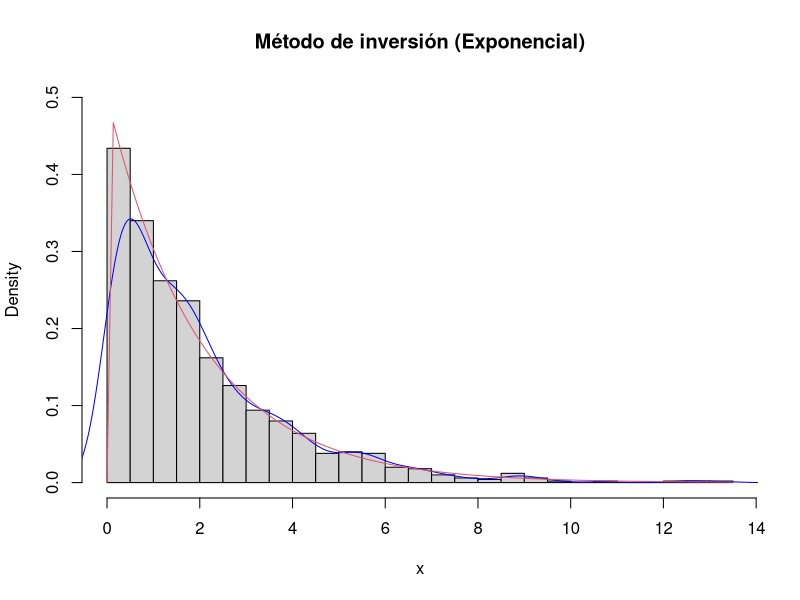
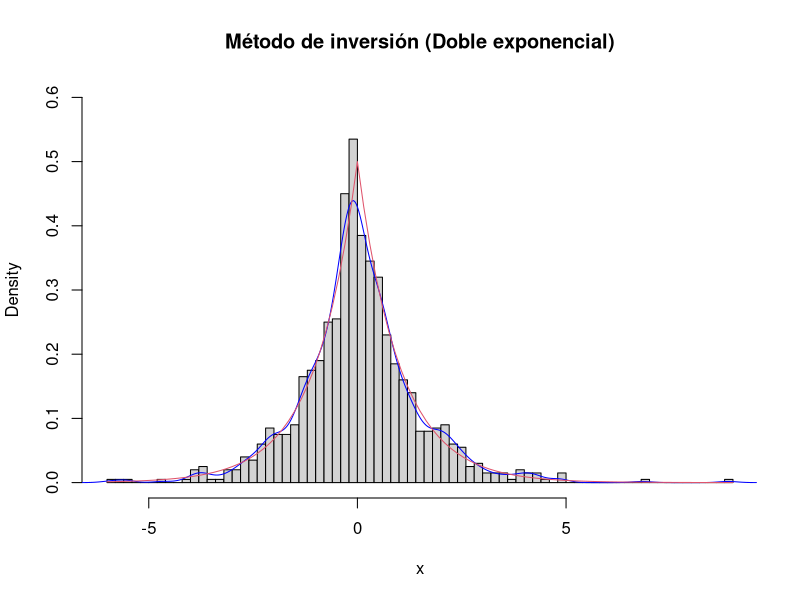
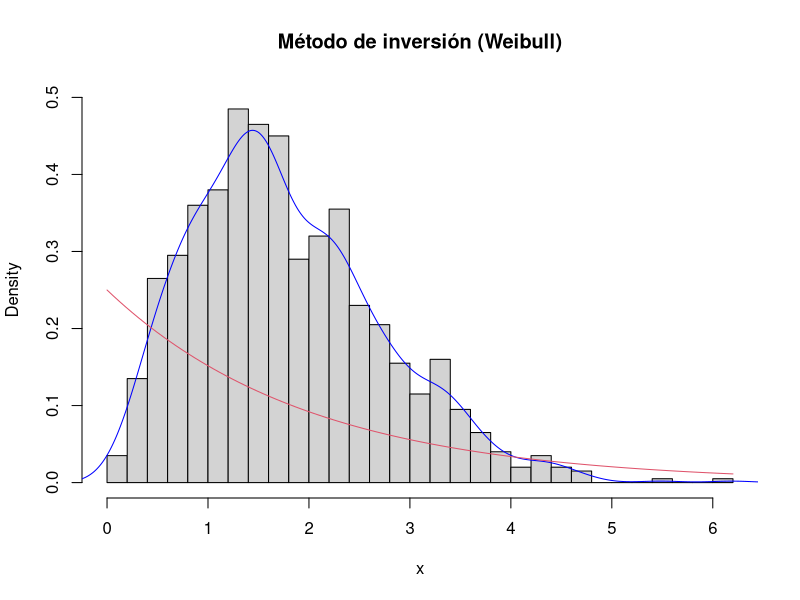
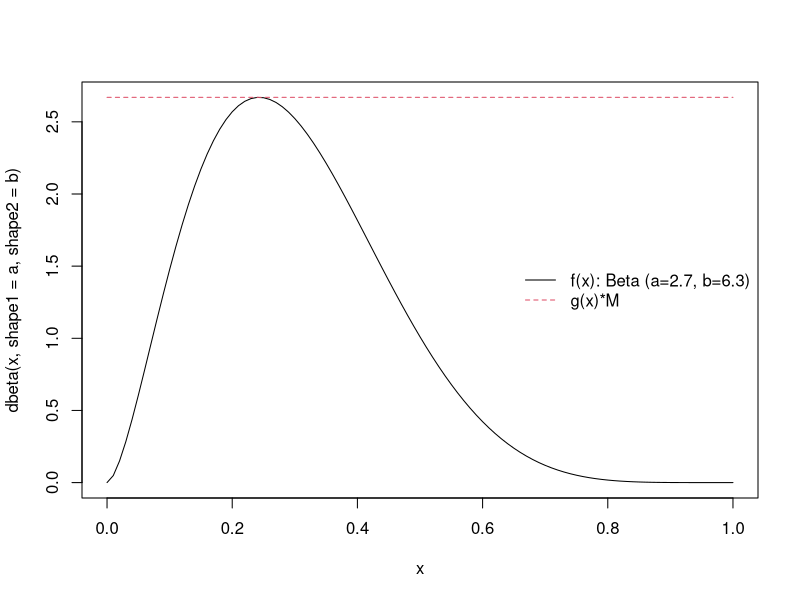
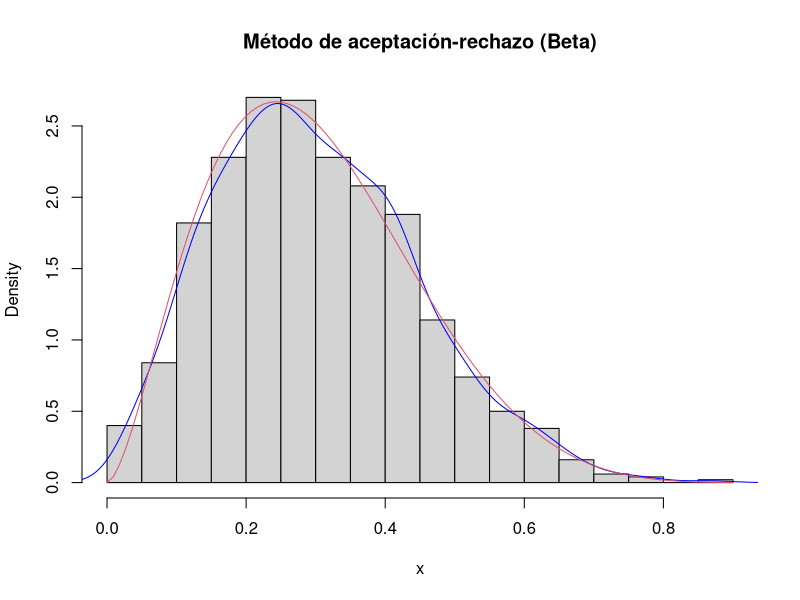
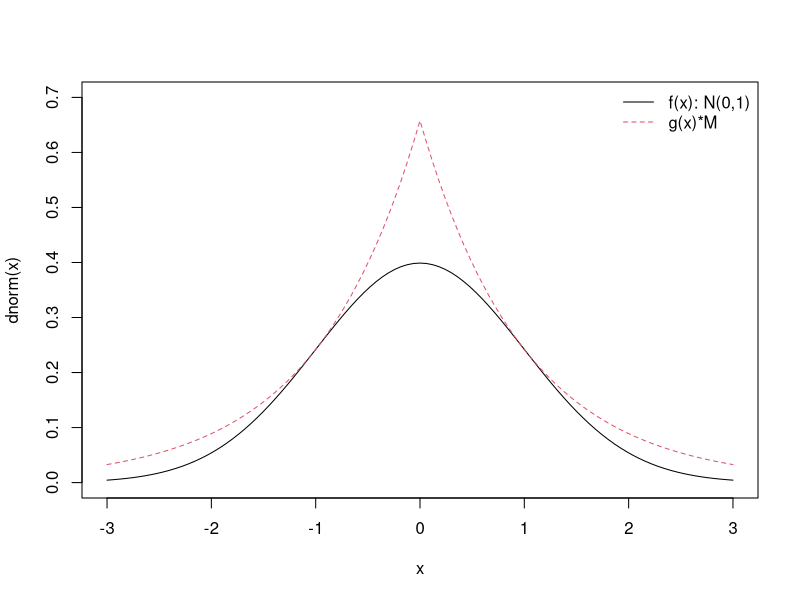
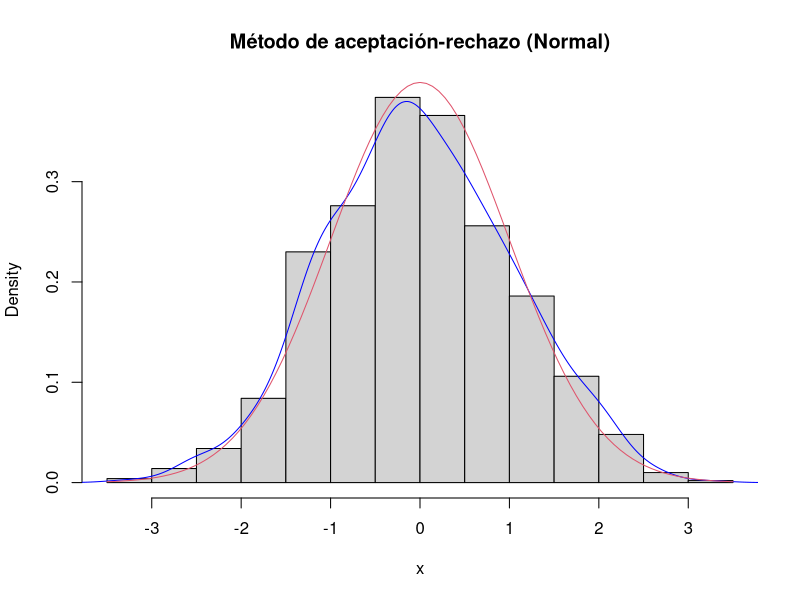
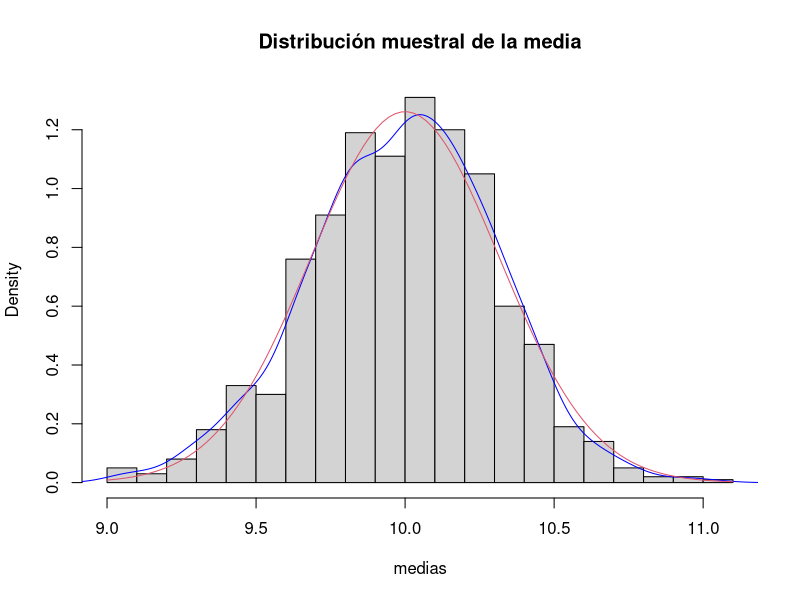

Reproduce these figures in R, in order.
# Simulación de Variables Aleatorias

# 5.5.1 Método de inversión
#

# --------------------------------------------------------------------------------
# Eg

# F(x) = 1-exp(-\lambda x), x>= 0
# u = F^-1 (x) ==> x = F^-1(u) = - frac{log(1-5)}{\lambda}

n <- 1000
set.seed(1)
u <- runif(n)
lambda <- 0.5
x <- -log(u) / lambda
x[1:10]

# Comprobamos que es una exponencial con lambda 0.5
hist(x,
    freq = FALSE, breaks = "FD", main = "Método de inversión (Exponencial)",
    ylim = c(0, 0.5)
)
lines(density(x), col = "blue")
curve(dexp(x, rate = lambda), add = TRUE, col = 2)

# Comprobamos con Kolmogorov - Smirnov:
ks.test(x, pexp, rate = lambda)

# --------------------------------------------------------------------------------
# Eg
# Generamos desde una doble exp/de Cauchy
# f(x) = \l/2exp(-\|x|) ==>
# F(x) = \{
# x<0 -> exp(\l/x)/2
# x>0 -> 1-exp(\l/x)/2
# }
ddexp <- function(x, lambda) lambda * exp(-lambda * abs(x)) / 2
rddexp <- function(n, lambda) {
    u <- runif(n)
    x <- ifelse(u < 0.5,
        log(2 * u) / lambda,
        -log(2 * (1 - u)) / lambda # este ifelse es la F^-1(u)
    )
    return(x)
}

n <- 1000
set.seed(1)
lambda <- 1
x <- rddexp(n, lambda)
x[1:10]

hist(x,
    freq = FALSE, breaks = "FD", ylim = c(0, 0.6),
    main = "Método de inversión (Doble exponencial)"
)
lines(density(x), col = "blue")
curve(ddexp(x, lambda), add = TRUE, col = 2)

# la función de distribución de la doble exponencial
pddexp <- function(x, lambda) {
    x <- ifelse(x < 0,
        exp(lambda * x) / 2,
        1 - exp(-lambda * x) / 2
    )
    return(x)
}
# pasamos la función como argumento a ks.test()
ks.test(x, pddexp, lambda = lambda)

# --------------------------------------------------------------------------------
# EG Weibull
# F(x) = 1-exp(l(\l/x)^\alpha)

f <- function(x, lambda, alpha) {
    alpha * lambda^alpha * x^(alpha - 1) * exp(-(lambda * x)^alpha)
}

rweib <- function(n, lambda, alpha) {
    u <- runif(n)
    x <- (-log(1 - u))^(1 / alpha) / lambda
    return(x)
}

n <- 1000
set.seed(1)
lambda <- 0.5
alpha <- 2
x <- rweib(n, lambda, alpha)
x[1:10]

hist(x,
    freq = FALSE, breaks = "FD", ylim = c(0, 0.5),
    main = "Método de inversión (Weibull)"
)
lines(density(x), col = "blue")
curve(ddexp(x, lambda), add = TRUE, col = 2)

ks.test(x, pweibull, shape = alpha, scale = 1 / lambda)

# Problema: y si la inversa es difícil de calcular? Numéricamente? Alternativa:

# Método de aceptación-rechazo

# 2 pasos:
#   Generamos un valor candidato para la variable aleatoria.
#   Aceptamos el valor generado sólo si verica una condición particular.
# Alg:
#   Generas U
#   Generas candidato Y desde g(y)
#   Comprobación:
#       U < 1/M * f(Y)/g(Y) ==> X = Y se acepta como valor simulado de f
#       Si no, se rechaza el valor

# EG Beta desde Uniforme
a <- 2.7
b <- 6.3
# auxiliar? la uniforme basta. g(y) = unif
# Necesitamos calcular la M

res <- optimize(
    f = function(x) dbeta(x, shape1 = a, shape2 = b),
    maximum = TRUE, interval = c(0, 1)
)
res
M <- res$objective

a <- 2.7
b <- 6.3
curve(dbeta(x, shape1 = a, shape2 = b), 0, 1)
curve(M * dunif(x), 0, 1, add = TRUE, col = 2, lty = 2)
legend("right",
    legend = c(
        "f(x): Beta (a=2.7, b=6.3)",
        "g(x)*M"
    ),
    col = c(1, 2), lty = c(1, 2), bty = "n"
)

n <- 1000
x <- double(n)
f <- function(x) dbeta(x, shape1 = a, shape2 = b)
g <- function(x) 1
# Generación de los n valores a través del algoritmo
set.seed(1)
contador <- 0
for (i in 1:n) {
    repeat {
        u <- runif(1)
        y <- runif(1)
        contador <- contador + 1
        if (u <= f(y) / (M * g(y))) {
            break
        }
    }
    x[i] <- y
}

# Número de simulaciones total que han sido necesarias
contador
# Veremos después que el número esperado
n * M

# Comprobamos que la secuencia generada procede de la distribución deseada
hist(x, freq = FALSE, breaks = "FD", main = "Método de aceptación-rechazo (Beta)")
lines(density(x), col = "blue")
curve(dbeta(x, shape1 = a, shape2 = b), add = TRUE, col = 2)
ks.test(x, pbeta, shape1 = a, shape2 = b)

# Nota: eficiencia del algoritmo, elección de g
# Cuanto más cerca esté M de 1, más eficiente será (M=1 ==> f = g, no tiene sentido)
# En alguna familia paramétrica,
# M_opt = min theta max x f(x)/g_theta(x)

# EG Tomamos una doble exponencial como aux:

# Densidad de la doble exponencial:
ddexp <- function(x, lambda) lambda * exp(-lambda * abs(x)) / 2
# Construimos una función que dado lambda nos da el M óptimo
M.lambda <- function(lambda) {
    optimize(
        f = function(x) dnorm(x) / ddexp(x, lambda), maximum = TRUE,
        interval = c(0, 2)
    )$objective
}
# Minimizamos la función anterior en lambda para obtener el óptimo
# y el correspondiente M
res <- optimize(M.lambda, interval = c(0.5, 2))
res

lambda.opt <- res$minimum
M <- res$objective

curve(dnorm(x), -3, 3, ylim = c(0, 0.7))
curve(M * ddexp(x, lambda.opt), add = TRUE, col = 2, lty = 2)
legend("topright",
    legend = c("f(x): N(0,1)", "g(x)*M"),
    col = c(1, 2), lty = c(1, 2), bty = "n"
)

# Función para simular de la doble exponencial (método de inversión)
rddexp <- function(n, lambda) {
    u <- runif(n)
    x <- ifelse(u < 0.5, log(2 * u) / lambda, -log(2 * (1 - u)) / lambda)
    return(x)
}
# Método de aceptación-rechazo para simular la normal
n <- 1000
x <- double(n)
f <- function(x) dnorm(x)
g <- function(x) ddexp(x, lambda = lambda.opt)
# Generación de los n valores a través del algoritmo
set.seed(1)
contador <- 0
for (i in 1:n) {
    u <- runif(1)
    y <- rddexp(1, lambda.opt)
    contador <- contador + 1
    while (u > f(y) / (M * g(y))) {
        u <- runif(1)
        y <- rddexp(1, lambda.opt)
        contador <- contador + 1
    }
    x[i] <- y
}
# Número de simulaciones total que han sido necesarias
contador
# El número esperado es
n * M
# Comprobamos que la secuencia generada procede de la distribución deseada
hist(x, freq = FALSE, breaks = "FD", main = "Método de aceptación-rechazo (Normal)")
lines(density(x), col = "blue")
curve(dnorm(x), add = TRUE, col = 2)
# Confirmamos con el test de Kolmogorov-Smirnov
ks.test(x, pnorm)

1 / M # tasa de aceptación

# --------------------------------------------------------------------------------
# modif a A-R

# --------------------------------------------------------------------------------
# Otros métodos

# Composición
#  Si la densidad objetivo es una mixtura discreta de densidades
#  eso es, es la suma (discreta ie no integral) de funciones de densidad
# -> escoges j.
# -> generas X desde f_j

# Box Muller
# Para generar normales independientes
# E <- Exp(1); U <- Unif
# ==> X1 = sqrt(2E) cos(2piU) es normal
# ==> X2 = sqrt(2E) sin(2piU) es normal
# y son indep

# Aplicaciones
# aproximar la distribución de estimadores

# EG 1
mu <- 10
sigma <- 1
n <- 10 # tamaño de la muestra
nsim <- 1000 # número de simulaciones
# simulamos nsim=1000 muestras de tamaño n=10
# y las almacenamos por filas en una matriz (nsim*n)
set.seed(1)
muestras <- matrix(rnorm(nsim * n, mean = mu, sd = sigma), ncol = n, nrow = nsim)
# A partir de cada muestra calculamos la media muestral
medias <- rowMeans(muestras)
# medias contiene los nsim=1000 valores simulados de la media muestral
# un histograma de estos valores nos da una aproximación de la distribución muestral
hist(medias, breaks = 20, freq = FALSE, main = "Distribución muestral de la media")
# superponemos la densidad suavizada
lines(density(medias), col = "blue")
# ahora la distribución exacta (N(mu, sigma/sqrt(n)))
curve(dnorm(x, mean = mu, sd = sigma / sqrt(n)), col = 2, add = TRUE)



# Ej Comprobar TCL
# 1.
# 2.
# 3.


# Eg 2 mediana

mu <- 10
sigma <- 1
n <- 10 # tamaño de la muestra
nsim <- 1000 # número de simulaciones
# simulamos nsim=1000 muestras de tamaño n=10
# y las almacenamos por filas en una matriz (nsim*n)
set.seed(1)
muestras <- matrix(rnorm(nsim * n, mean = mu, sd = sigma), ncol = n, nrow = nsim)
# A partir de cada muestra calculamos la medianal
medianas <- apply(muestras, 1, median)
# medianas contiene los nsim=1000 valores simulados de la media muestral
# un histograma de estos valores nos da una aproximación de la distribución muestral
hist(medianas, breaks = 20, xlim = c(9, 11), freq = FALSE, main = "Distribución muestral de la mediana")
# superponemos la densidad suavizada
lines(density(medianas), col = "blue")


# Comparación de estimadores

# Sea f una f densidad de una N(0,1) contaminada por una N(3,3) con frecuencias 0.95, 0.05 respectivamente.
# Con el método de composición:
n <- 100
set.seed(1)
j <- rbinom(n, 1, 0.05) # 1's y 0's indicando si es f2 o f1, respectivamente
x <- rnorm(n, 3 * j, 1 + 2 * j) # esto genera n valores de f1 o f2 dependiendo de j
# representamos un histograma de la muestra generada
hist(x, breaks = "FD", freq = FALSE, main = "Muestra contaminada")
# superponemos la densidad desde la que se generó
curve(0.95 * dnorm(x, 0, 1) + 0.05 * dnorm(x, 3, 3), add = TRUE, col = 2)
# Con datos anómalos
mean(x)
median(x)
# Dan resultados similares

n <- 100
set.seed(1)
j <- rbinom(n * nsim, 1, 0.05)
muestras <- matrix(rnorm(n * nsim, 3 * j, 1 + 2 * j), nrow = nsim, ncol = n)
# cada fila de la matriz 'muestras' es una muestra de tamaño n
# calculamos los estimadores
medias <- apply(muestras, 1, mean)
medianas <- apply(muestras, 1, median)
# comparamos la distribución muestral usando un boxplot
boxplot(medias, medianas, names = c("Media", "Mediana"))
# una línea horizontal indicando el valor a estimar (mu=0)
abline(h = 0, col = 2)
# La media se ve bastante afectada por valores anómalos

# Estimamos los errores cuadráticos medios E[(theta_gorro - theta)^2]
ecm.media <- mean((medias - 0)^2)
ecm.media
ecm.mediana <- mean((medianas - 0)^2)
ecm.mediana
# boxplot de las desviaciones al cuadrado
boxplot(medias^2, medianas^2,
    ylab = "Errores cuadráticos",
    names = c("Media", "Mediana")
)